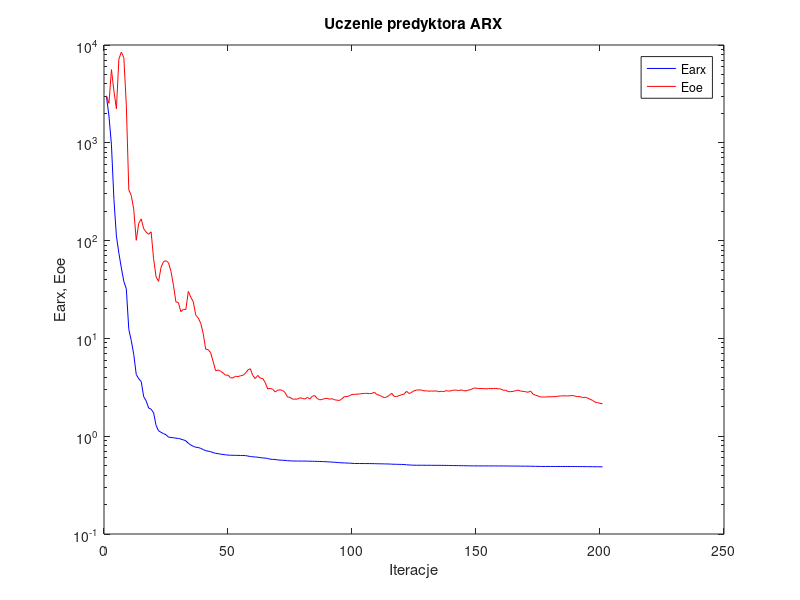
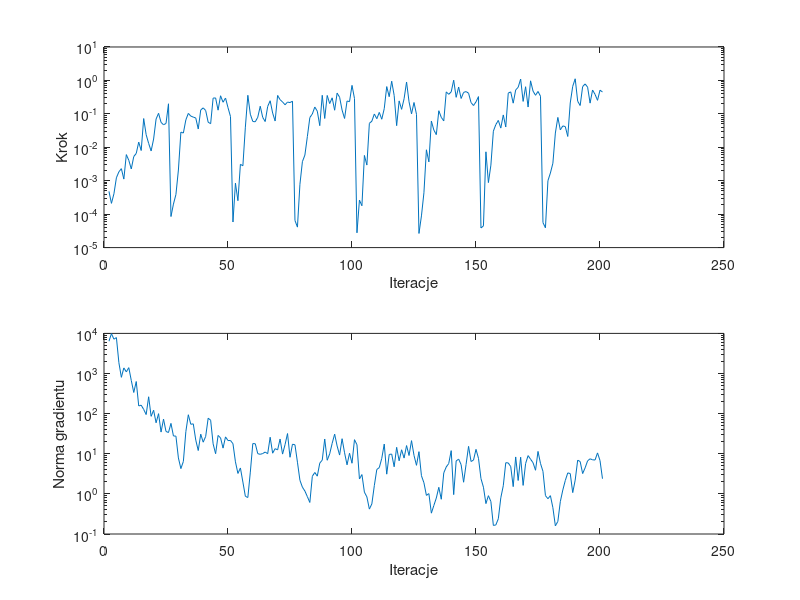

MATLAB code for these plots, in order:
%uczenie predyktora arx
clear all;
n=0; farx(n+1)=2.964415e+003; foe(n+1)=3.034098e+003; wspucz(n+1)=0.000000e+000; ng(n+1)=0.000000e+000;
%odnowa zmiennej metryki
n=1; farx(n+1)=1.879249e+003; foe(n+1)=2.535443e+003; krok(n+1)=4.794822e-004; ng(n+1)=6.381428e+003;
n=2; farx(n+1)=9.533445e+002; foe(n+1)=5.605583e+003; krok(n+1)=2.104603e-004; ng(n+1)=9.840875e+003;
n=3; farx(n+1)=2.635967e+002; foe(n+1)=3.382249e+003; krok(n+1)=4.066412e-004; ng(n+1)=7.173575e+003;
n=4; farx(n+1)=1.112812e+002; foe(n+1)=2.228027e+003; krok(n+1)=1.226042e-003; ng(n+1)=7.859807e+003;
n=5; farx(n+1)=7.431466e+001; foe(n+1)=7.206497e+003; krok(n+1)=1.846469e-003; ng(n+1)=1.861826e+003;
n=6; farx(n+1)=5.247865e+001; foe(n+1)=8.451855e+003; krok(n+1)=2.293768e-003; ng(n+1)=8.035943e+002;
n=7; farx(n+1)=3.825126e+001; foe(n+1)=7.419145e+003; krok(n+1)=1.119612e-003; ng(n+1)=1.379623e+003;
n=8; farx(n+1)=3.207848e+001; foe(n+1)=2.415897e+003; krok(n+1)=6.042575e-003; ng(n+1)=1.097598e+003;
n=9; farx(n+1)=1.236376e+001; foe(n+1)=3.300836e+002; krok(n+1)=4.077649e-003; ng(n+1)=1.400623e+003;
n=10; farx(n+1)=9.491468e+000; foe(n+1)=2.889835e+002; krok(n+1)=2.249378e-003; ng(n+1)=6.715839e+002;
n=11; farx(n+1)=6.838683e+000; foe(n+1)=2.080637e+002; krok(n+1)=5.294040e-003; ng(n+1)=3.368305e+002;
n=12; farx(n+1)=4.288497e+000; foe(n+1)=1.006375e+002; krok(n+1)=6.543079e-003; ng(n+1)=6.319240e+002;
n=13; farx(n+1)=3.862153e+000; foe(n+1)=1.500531e+002; krok(n+1)=1.429000e-002; ng(n+1)=1.555573e+002;
n=14; farx(n+1)=3.626206e+000; foe(n+1)=1.668011e+002; krok(n+1)=8.009570e-003; ng(n+1)=1.625616e+002;
n=15; farx(n+1)=2.538342e+000; foe(n+1)=1.323881e+002; krok(n+1)=7.236188e-002; ng(n+1)=1.273824e+002;
n=16; farx(n+1)=2.294743e+000; foe(n+1)=1.219557e+002; krok(n+1)=2.378377e-002; ng(n+1)=9.490307e+001;
n=17; farx(n+1)=1.941662e+000; foe(n+1)=1.162446e+002; krok(n+1)=1.308616e-002; ng(n+1)=2.632197e+002;
n=18; farx(n+1)=1.887020e+000; foe(n+1)=1.229609e+002; krok(n+1)=7.763326e-003; ng(n+1)=8.571737e+001;
n=19; farx(n+1)=1.736678e+000; foe(n+1)=6.521046e+001; krok(n+1)=1.763378e-002; ng(n+1)=1.214030e+002;
n=20; farx(n+1)=1.287320e+000; foe(n+1)=4.256385e+001; krok(n+1)=7.000904e-002; ng(n+1)=5.920247e+001;
n=21; farx(n+1)=1.135817e+000; foe(n+1)=3.824826e+001; krok(n+1)=1.039503e-001; ng(n+1)=9.990964e+001;
n=22; farx(n+1)=1.095164e+000; foe(n+1)=5.332911e+001; krok(n+1)=5.576530e-002; ng(n+1)=3.470808e+001;
n=23; farx(n+1)=1.063153e+000; foe(n+1)=6.100573e+001; krok(n+1)=4.710295e-002; ng(n+1)=7.294687e+001;
n=24; farx(n+1)=1.034992e+000; foe(n+1)=6.226324e+001; krok(n+1)=5.157588e-002; ng(n+1)=3.596941e+001;
n=25; farx(n+1)=9.787100e-001; foe(n+1)=5.945937e+001; krok(n+1)=2.002215e-001; ng(n+1)=3.385031e+001;
%odnowa zmiennej metryki
n=26; farx(n+1)=9.690664e-001; foe(n+1)=4.855417e+001; krok(n+1)=8.489916e-005; ng(n+1)=5.716660e+001;
n=27; farx(n+1)=9.648157e-001; foe(n+1)=3.503213e+001; krok(n+1)=2.002680e-004; ng(n+1)=2.776259e+001;
n=28; farx(n+1)=9.533889e-001; foe(n+1)=2.360050e+001; krok(n+1)=3.870231e-004; ng(n+1)=2.749310e+001;
n=29; farx(n+1)=9.492908e-001; foe(n+1)=2.320449e+001; krok(n+1)=2.092139e-003; ng(n+1)=7.866408e+000;
n=30; farx(n+1)=9.333623e-001; foe(n+1)=1.872281e+001; krok(n+1)=2.847182e-002; ng(n+1)=4.265785e+000;
n=31; farx(n+1)=9.181114e-001; foe(n+1)=1.984025e+001; krok(n+1)=2.667694e-002; ng(n+1)=6.429980e+000;
n=32; farx(n+1)=8.960813e-001; foe(n+1)=1.971056e+001; krok(n+1)=6.601690e-002; ng(n+1)=3.555654e+001;
n=33; farx(n+1)=8.466188e-001; foe(n+1)=3.027391e+001; krok(n+1)=1.032026e-001; ng(n+1)=9.386035e+001;
n=34; farx(n+1)=8.128722e-001; foe(n+1)=2.639302e+001; krok(n+1)=8.569436e-002; ng(n+1)=5.432235e+001;
n=35; farx(n+1)=7.873963e-001; foe(n+1)=2.370907e+001; krok(n+1)=8.000730e-002; ng(n+1)=5.564776e+001;
n=36; farx(n+1)=7.710458e-001; foe(n+1)=1.726435e+001; krok(n+1)=7.508776e-002; ng(n+1)=2.193890e+001;
n=37; farx(n+1)=7.665583e-001; foe(n+1)=1.617964e+001; krok(n+1)=3.522595e-002; ng(n+1)=1.204159e+001;
n=38; farx(n+1)=7.505639e-001; foe(n+1)=1.428909e+001; krok(n+1)=1.306634e-001; ng(n+1)=3.075577e+001;
n=39; farx(n+1)=7.314106e-001; foe(n+1)=1.121745e+001; krok(n+1)=1.510272e-001; ng(n+1)=1.943493e+001;
n=40; farx(n+1)=7.113927e-001; foe(n+1)=7.761532e+000; krok(n+1)=1.257595e-001; ng(n+1)=2.709740e+001;
n=41; farx(n+1)=7.039416e-001; foe(n+1)=7.670291e+000; krok(n+1)=5.625683e-002; ng(n+1)=7.685548e+001;
n=42; farx(n+1)=6.935030e-001; foe(n+1)=7.132054e+000; krok(n+1)=5.079872e-002; ng(n+1)=6.858729e+001;
n=43; farx(n+1)=6.803378e-001; foe(n+1)=5.827348e+000; krok(n+1)=2.954196e-001; ng(n+1)=1.765163e+001;
n=44; farx(n+1)=6.684759e-001; foe(n+1)=4.671803e+000; krok(n+1)=2.994154e-001; ng(n+1)=1.002325e+001;
n=45; farx(n+1)=6.630740e-001; foe(n+1)=4.751184e+000; krok(n+1)=1.288588e-001; ng(n+1)=2.860461e+001;
n=46; farx(n+1)=6.552681e-001; foe(n+1)=4.623648e+000; krok(n+1)=3.477470e-001; ng(n+1)=2.487992e+001;
n=47; farx(n+1)=6.504251e-001; foe(n+1)=4.436563e+000; krok(n+1)=2.224394e-001; ng(n+1)=1.381470e+001;
n=48; farx(n+1)=6.449158e-001; foe(n+1)=4.208926e+000; krok(n+1)=2.972657e-001; ng(n+1)=2.634026e+001;
n=49; farx(n+1)=6.412916e-001; foe(n+1)=4.213265e+000; krok(n+1)=1.533474e-001; ng(n+1)=2.131763e+001;
n=50; farx(n+1)=6.387534e-001; foe(n+1)=3.950325e+000; krok(n+1)=8.333356e-002; ng(n+1)=2.141812e+001;
%odnowa zmiennej metryki
n=51; farx(n+1)=6.381207e-001; foe(n+1)=3.943336e+000; krok(n+1)=5.823171e-005; ng(n+1)=1.780853e+001;
n=52; farx(n+1)=6.370402e-001; foe(n+1)=4.103580e+000; krok(n+1)=8.471113e-004; ng(n+1)=6.285521e+000;
n=53; farx(n+1)=6.369444e-001; foe(n+1)=4.072445e+000; krok(n+1)=2.526617e-004; ng(n+1)=3.230597e+000;
n=54; farx(n+1)=6.348695e-001; foe(n+1)=4.143355e+000; krok(n+1)=3.096185e-003; ng(n+1)=4.428263e+000;
n=55; farx(n+1)=6.345411e-001; foe(n+1)=4.196946e+000; krok(n+1)=2.804162e-003; ng(n+1)=1.973160e+000;
n=56; farx(n+1)=6.336698e-001; foe(n+1)=4.390307e+000; krok(n+1)=4.000365e-002; ng(n+1)=8.699284e-001;
n=57; farx(n+1)=6.266654e-001; foe(n+1)=4.753306e+000; krok(n+1)=3.589369e-001; ng(n+1)=8.118026e-001;
n=58; farx(n+1)=6.200380e-001; foe(n+1)=4.895924e+000; krok(n+1)=9.759878e-002; ng(n+1)=3.490669e+000;
n=59; farx(n+1)=6.154734e-001; foe(n+1)=4.177351e+000; krok(n+1)=5.918252e-002; ng(n+1)=1.795194e+001;
n=60; farx(n+1)=6.129915e-001; foe(n+1)=3.883144e+000; krok(n+1)=5.793922e-002; ng(n+1)=1.777373e+001;
n=61; farx(n+1)=6.097984e-001; foe(n+1)=4.183561e+000; krok(n+1)=7.919636e-002; ng(n+1)=1.005546e+001;
n=62; farx(n+1)=6.037365e-001; foe(n+1)=3.920495e+000; krok(n+1)=1.690558e-001; ng(n+1)=9.678151e+000;
n=63; farx(n+1)=5.996780e-001; foe(n+1)=3.894896e+000; krok(n+1)=7.815941e-002; ng(n+1)=1.013984e+001;
n=64; farx(n+1)=5.970805e-001; foe(n+1)=3.539490e+000; krok(n+1)=5.893163e-002; ng(n+1)=1.103271e+001;
n=65; farx(n+1)=5.919320e-001; foe(n+1)=3.040669e+000; krok(n+1)=1.666671e-001; ng(n+1)=1.004436e+001;
n=66; farx(n+1)=5.826141e-001; foe(n+1)=3.084958e+000; krok(n+1)=2.465387e-001; ng(n+1)=2.580357e+001;
n=67; farx(n+1)=5.790951e-001; foe(n+1)=3.023186e+000; krok(n+1)=1.057059e-001; ng(n+1)=1.032630e+001;
n=68; farx(n+1)=5.778237e-001; foe(n+1)=2.835011e+000; krok(n+1)=6.105720e-002; ng(n+1)=1.341913e+001;
n=69; farx(n+1)=5.726251e-001; foe(n+1)=2.948616e+000; krok(n+1)=3.550835e-001; ng(n+1)=1.245278e+001;
n=70; farx(n+1)=5.695554e-001; foe(n+1)=2.977892e+000; krok(n+1)=2.656312e-001; ng(n+1)=2.327096e+001;
n=71; farx(n+1)=5.678823e-001; foe(n+1)=2.941406e+000; krok(n+1)=2.268451e-001; ng(n+1)=9.810723e+000;
n=72; farx(n+1)=5.656243e-001; foe(n+1)=2.793889e+000; krok(n+1)=1.869994e-001; ng(n+1)=1.690253e+001;
n=73; farx(n+1)=5.619586e-001; foe(n+1)=2.517981e+000; krok(n+1)=2.249366e-001; ng(n+1)=3.190799e+001;
n=74; farx(n+1)=5.600292e-001; foe(n+1)=2.495980e+000; krok(n+1)=2.176076e-001; ng(n+1)=8.182811e+000;
n=75; farx(n+1)=5.578294e-001; foe(n+1)=2.394239e+000; krok(n+1)=2.393567e-001; ng(n+1)=1.729907e+001;
%odnowa zmiennej metryki
n=76; farx(n+1)=5.572125e-001; foe(n+1)=2.395385e+000; krok(n+1)=6.485137e-005; ng(n+1)=1.670841e+001;
n=77; farx(n+1)=5.571673e-001; foe(n+1)=2.394568e+000; krok(n+1)=4.095955e-005; ng(n+1)=6.162443e+000;
n=78; farx(n+1)=5.570452e-001; foe(n+1)=2.468616e+000; krok(n+1)=7.819157e-004; ng(n+1)=2.185352e+000;
n=79; farx(n+1)=5.568185e-001; foe(n+1)=2.439705e+000; krok(n+1)=3.722051e-003; ng(n+1)=1.470997e+000;
n=80; farx(n+1)=5.564618e-001; foe(n+1)=2.394213e+000; krok(n+1)=5.836445e-003; ng(n+1)=1.178498e+000;
n=81; farx(n+1)=5.559886e-001; foe(n+1)=2.496404e+000; krok(n+1)=2.091551e-002; ng(n+1)=8.531291e-001;
n=82; farx(n+1)=5.552771e-001; foe(n+1)=2.398245e+000; krok(n+1)=7.763187e-002; ng(n+1)=6.111766e-001;
n=83; farx(n+1)=5.543322e-001; foe(n+1)=2.563347e+000; krok(n+1)=9.909413e-002; ng(n+1)=2.743826e+000;
n=84; farx(n+1)=5.535086e-001; foe(n+1)=2.601940e+000; krok(n+1)=1.601162e-001; ng(n+1)=3.417738e+000;
n=85; farx(n+1)=5.527575e-001; foe(n+1)=2.425731e+000; krok(n+1)=1.204927e-001; ng(n+1)=2.765170e+000;
n=86; farx(n+1)=5.519536e-001; foe(n+1)=2.355544e+000; krok(n+1)=4.438543e-002; ng(n+1)=5.843110e+000;
n=87; farx(n+1)=5.503409e-001; foe(n+1)=2.376011e+000; krok(n+1)=3.589327e-001; ng(n+1)=6.935114e+000;
n=88; farx(n+1)=5.492734e-001; foe(n+1)=2.430669e+000; krok(n+1)=7.277208e-002; ng(n+1)=2.331457e+001;
n=89; farx(n+1)=5.475057e-001; foe(n+1)=2.434115e+000; krok(n+1)=3.550835e-001; ng(n+1)=6.890985e+000;
n=90; farx(n+1)=5.456127e-001; foe(n+1)=2.392268e+000; krok(n+1)=2.031949e-001; ng(n+1)=9.947151e+000;
n=91; farx(n+1)=5.433729e-001; foe(n+1)=2.415386e+000; krok(n+1)=3.017106e-001; ng(n+1)=1.817970e+001;
n=92; farx(n+1)=5.415908e-001; foe(n+1)=2.359088e+000; krok(n+1)=1.283701e-001; ng(n+1)=3.083836e+001;
n=93; farx(n+1)=5.385632e-001; foe(n+1)=2.332792e+000; krok(n+1)=4.178411e-001; ng(n+1)=1.562266e+001;
n=94; farx(n+1)=5.363040e-001; foe(n+1)=2.320509e+000; krok(n+1)=3.146509e-001; ng(n+1)=9.280914e+000;
n=95; farx(n+1)=5.340230e-001; foe(n+1)=2.419551e+000; krok(n+1)=1.293628e-001; ng(n+1)=2.371944e+001;
n=96; farx(n+1)=5.332029e-001; foe(n+1)=2.543048e+000; krok(n+1)=7.277208e-002; ng(n+1)=1.059181e+001;
n=97; farx(n+1)=5.317584e-001; foe(n+1)=2.539522e+000; krok(n+1)=2.421357e-001; ng(n+1)=5.301562e+000;
n=98; farx(n+1)=5.304622e-001; foe(n+1)=2.592437e+000; krok(n+1)=2.317569e-001; ng(n+1)=1.030395e+001;
n=99; farx(n+1)=5.282282e-001; foe(n+1)=2.672680e+000; krok(n+1)=7.113726e-001; ng(n+1)=5.806839e+000;
n=100; farx(n+1)=5.258414e-001; foe(n+1)=2.677748e+000; krok(n+1)=2.876382e-001; ng(n+1)=2.245905e+001;
%odnowa zmiennej metryki
n=101; farx(n+1)=5.255997e-001; foe(n+1)=2.687605e+000; krok(n+1)=2.769106e-005; ng(n+1)=1.680565e+001;
n=102; farx(n+1)=5.255577e-001; foe(n+1)=2.704336e+000; krok(n+1)=2.625683e-004; ng(n+1)=2.355296e+000;
n=103; farx(n+1)=5.255016e-001; foe(n+1)=2.726436e+000; krok(n+1)=1.784716e-004; ng(n+1)=3.028808e+000;
n=104; farx(n+1)=5.252761e-001; foe(n+1)=2.737568e+000; krok(n+1)=5.711090e-003; ng(n+1)=1.103572e+000;
n=105; farx(n+1)=5.252038e-001; foe(n+1)=2.743328e+000; krok(n+1)=2.939560e-003; ng(n+1)=8.417279e-001;
n=106; farx(n+1)=5.249129e-001; foe(n+1)=2.727872e+000; krok(n+1)=5.213103e-002; ng(n+1)=4.177341e-001;
n=107; farx(n+1)=5.245604e-001; foe(n+1)=2.735849e+000; krok(n+1)=6.024636e-002; ng(n+1)=5.624722e-001;
n=108; farx(n+1)=5.237155e-001; foe(n+1)=2.817282e+000; krok(n+1)=9.907791e-002; ng(n+1)=1.605786e+000;
n=109; farx(n+1)=5.229222e-001; foe(n+1)=2.671648e+000; krok(n+1)=7.158549e-002; ng(n+1)=4.061921e+000;
n=110; farx(n+1)=5.223007e-001; foe(n+1)=2.629227e+000; krok(n+1)=1.104861e-001; ng(n+1)=4.513211e+000;
n=111; farx(n+1)=5.217097e-001; foe(n+1)=2.549102e+000; krok(n+1)=6.900644e-002; ng(n+1)=7.683343e+000;
n=112; farx(n+1)=5.211379e-001; foe(n+1)=2.481546e+000; krok(n+1)=1.431809e-001; ng(n+1)=1.746318e+001;
n=113; farx(n+1)=5.203178e-001; foe(n+1)=2.517203e+000; krok(n+1)=6.537835e-001; ng(n+1)=3.102028e+000;
n=114; farx(n+1)=5.197155e-001; foe(n+1)=2.618578e+000; krok(n+1)=3.261226e-001; ng(n+1)=9.606404e+000;
n=115; farx(n+1)=5.178008e-001; foe(n+1)=2.747798e+000; krok(n+1)=9.471081e-001; ng(n+1)=9.845521e+000;
n=116; farx(n+1)=5.165909e-001; foe(n+1)=2.553279e+000; krok(n+1)=3.550835e-001; ng(n+1)=4.739561e+000;
n=117; farx(n+1)=5.161548e-001; foe(n+1)=2.546689e+000; krok(n+1)=4.438543e-002; ng(n+1)=1.446993e+001;
n=118; farx(n+1)=5.154139e-001; foe(n+1)=2.599797e+000; krok(n+1)=2.440798e-001; ng(n+1)=6.676542e+000;
n=119; farx(n+1)=5.144310e-001; foe(n+1)=2.657351e+000; krok(n+1)=1.362955e-001; ng(n+1)=1.257121e+001;
n=120; farx(n+1)=5.132828e-001; foe(n+1)=2.692775e+000; krok(n+1)=2.828655e-001; ng(n+1)=7.797013e+000;
n=121; farx(n+1)=5.103805e-001; foe(n+1)=2.880622e+000; krok(n+1)=8.970072e-001; ng(n+1)=1.600310e+001;
n=122; farx(n+1)=5.080730e-001; foe(n+1)=2.732702e+000; krok(n+1)=2.293950e-001; ng(n+1)=9.045083e+000;
n=123; farx(n+1)=5.065119e-001; foe(n+1)=2.799878e+000; krok(n+1)=1.001107e-001; ng(n+1)=2.122328e+001;
n=124; farx(n+1)=5.052567e-001; foe(n+1)=2.913534e+000; krok(n+1)=2.186494e-001; ng(n+1)=9.103136e+000;
n=125; farx(n+1)=5.048307e-001; foe(n+1)=2.962059e+000; krok(n+1)=9.704432e-002; ng(n+1)=5.149672e+000;
%odnowa zmiennej metryki
n=126; farx(n+1)=5.047367e-001; foe(n+1)=2.972513e+000; krok(n+1)=2.648762e-005; ng(n+1)=1.128517e+001;
n=127; farx(n+1)=5.047162e-001; foe(n+1)=2.969202e+000; krok(n+1)=8.876552e-005; ng(n+1)=2.833123e+000;
n=128; farx(n+1)=5.046646e-001; foe(n+1)=2.906139e+000; krok(n+1)=4.356528e-004; ng(n+1)=1.894923e+000;
n=129; farx(n+1)=5.044006e-001; foe(n+1)=2.913628e+000; krok(n+1)=8.420994e-003; ng(n+1)=9.165623e-001;
n=130; farx(n+1)=5.042638e-001; foe(n+1)=2.884291e+000; krok(n+1)=3.660956e-003; ng(n+1)=1.017067e+000;
n=131; farx(n+1)=5.040675e-001; foe(n+1)=2.899090e+000; krok(n+1)=6.101994e-002; ng(n+1)=3.307928e-001;
n=132; farx(n+1)=5.038124e-001; foe(n+1)=2.888861e+000; krok(n+1)=3.276344e-002; ng(n+1)=5.139119e-001;
n=133; farx(n+1)=5.036763e-001; foe(n+1)=2.909109e+000; krok(n+1)=2.392889e-002; ng(n+1)=7.899281e-001;
n=134; farx(n+1)=5.035475e-001; foe(n+1)=2.851489e+000; krok(n+1)=1.241227e-001; ng(n+1)=1.457917e+000;
n=135; farx(n+1)=5.033172e-001; foe(n+1)=2.878827e+000; krok(n+1)=7.864394e-002; ng(n+1)=7.343068e-001;
n=136; farx(n+1)=5.032240e-001; foe(n+1)=2.862121e+000; krok(n+1)=6.173004e-002; ng(n+1)=3.337251e+000;
n=137; farx(n+1)=5.026727e-001; foe(n+1)=2.921648e+000; krok(n+1)=4.536903e-001; ng(n+1)=4.687766e+000;
n=138; farx(n+1)=5.020094e-001; foe(n+1)=2.889527e+000; krok(n+1)=3.838379e-001; ng(n+1)=5.700593e+000;
n=139; farx(n+1)=5.013729e-001; foe(n+1)=2.918756e+000; krok(n+1)=4.536903e-001; ng(n+1)=1.196342e+001;
n=140; farx(n+1)=5.008276e-001; foe(n+1)=2.959050e+000; krok(n+1)=1.015268e+000; ng(n+1)=9.592881e-001;
n=141; farx(n+1)=5.005029e-001; foe(n+1)=2.960981e+000; krok(n+1)=3.123324e-001; ng(n+1)=6.614177e+000;
n=142; farx(n+1)=4.998041e-001; foe(n+1)=2.923201e+000; krok(n+1)=6.349517e-001; ng(n+1)=7.361417e+000;
n=143; farx(n+1)=4.995030e-001; foe(n+1)=2.978832e+000; krok(n+1)=2.881627e-001; ng(n+1)=5.354145e+000;
n=144; farx(n+1)=4.992251e-001; foe(n+1)=2.921525e+000; krok(n+1)=4.386596e-001; ng(n+1)=1.951846e+000;
n=145; farx(n+1)=4.988579e-001; foe(n+1)=2.906729e+000; krok(n+1)=4.635137e-001; ng(n+1)=5.426184e+000;
n=146; farx(n+1)=4.981065e-001; foe(n+1)=2.964308e+000; krok(n+1)=4.144507e-001; ng(n+1)=1.529510e+001;
n=147; farx(n+1)=4.977397e-001; foe(n+1)=2.999636e+000; krok(n+1)=2.176076e-001; ng(n+1)=6.412607e+000;
n=148; farx(n+1)=4.974745e-001; foe(n+1)=3.101237e+000; krok(n+1)=1.775417e-001; ng(n+1)=6.970683e+000;
n=149; farx(n+1)=4.971215e-001; foe(n+1)=3.100394e+000; krok(n+1)=2.288809e-001; ng(n+1)=1.288467e+001;
n=150; farx(n+1)=4.967906e-001; foe(n+1)=3.070541e+000; krok(n+1)=3.282103e-001; ng(n+1)=7.702678e+000;
%odnowa zmiennej metryki
n=151; farx(n+1)=4.967815e-001; foe(n+1)=3.068399e+000; krok(n+1)=3.858161e-005; ng(n+1)=2.407944e+000;
n=152; farx(n+1)=4.967787e-001; foe(n+1)=3.070552e+000; krok(n+1)=4.461789e-005; ng(n+1)=1.467143e+000;
n=153; farx(n+1)=4.967089e-001; foe(n+1)=3.049299e+000; krok(n+1)=7.321912e-003; ng(n+1)=5.724131e-001;
n=154; farx(n+1)=4.966878e-001; foe(n+1)=3.069996e+000; krok(n+1)=8.790130e-004; ng(n+1)=9.024685e-001;
n=155; farx(n+1)=4.966495e-001; foe(n+1)=3.068553e+000; krok(n+1)=2.924832e-003; ng(n+1)=6.455147e-001;
n=156; farx(n+1)=4.966223e-001; foe(n+1)=3.065958e+000; krok(n+1)=3.034235e-002; ng(n+1)=1.634950e-001;
n=157; farx(n+1)=4.965878e-001; foe(n+1)=3.084633e+000; krok(n+1)=4.785778e-002; ng(n+1)=1.683618e-001;
n=158; farx(n+1)=4.964662e-001; foe(n+1)=3.055330e+000; krok(n+1)=6.363658e-002; ng(n+1)=2.402651e-001;
n=159; farx(n+1)=4.964118e-001; foe(n+1)=3.038781e+000; krok(n+1)=3.751412e-002; ng(n+1)=7.992119e-001;
n=160; farx(n+1)=4.962392e-001; foe(n+1)=2.950134e+000; krok(n+1)=9.282613e-002; ng(n+1)=1.596160e+000;
n=161; farx(n+1)=4.962082e-001; foe(n+1)=2.953441e+000; krok(n+1)=4.048730e-002; ng(n+1)=5.982767e+000;
n=162; farx(n+1)=4.957410e-001; foe(n+1)=2.852475e+000; krok(n+1)=4.164005e-001; ng(n+1)=5.906763e+000;
n=163; farx(n+1)=4.954634e-001; foe(n+1)=2.856296e+000; krok(n+1)=4.543926e-001; ng(n+1)=4.779807e+000;
n=164; farx(n+1)=4.952874e-001; foe(n+1)=2.872237e+000; krok(n+1)=2.088018e-001; ng(n+1)=1.516980e+000;
n=165; farx(n+1)=4.950357e-001; foe(n+1)=2.922748e+000; krok(n+1)=5.183452e-001; ng(n+1)=8.331084e+000;
n=166; farx(n+1)=4.947360e-001; foe(n+1)=2.963239e+000; krok(n+1)=6.233058e-001; ng(n+1)=2.156444e+000;
n=167; farx(n+1)=4.943175e-001; foe(n+1)=2.891858e+000; krok(n+1)=1.096368e+000; ng(n+1)=8.207440e+000;
n=168; farx(n+1)=4.942191e-001; foe(n+1)=2.872884e+000; krok(n+1)=2.357265e-001; ng(n+1)=1.627697e+000;
n=169; farx(n+1)=4.937622e-001; foe(n+1)=2.851379e+000; krok(n+1)=6.477968e-001; ng(n+1)=5.701077e+000;
n=170; farx(n+1)=4.935310e-001; foe(n+1)=2.811285e+000; krok(n+1)=1.600146e-001; ng(n+1)=8.995845e+000;
n=171; farx(n+1)=4.930120e-001; foe(n+1)=2.896590e+000; krok(n+1)=9.727120e-001; ng(n+1)=7.309252e+000;
n=172; farx(n+1)=4.925745e-001; foe(n+1)=2.692416e+000; krok(n+1)=4.787134e-001; ng(n+1)=5.986519e+000;
n=173; farx(n+1)=4.920575e-001; foe(n+1)=2.626529e+000; krok(n+1)=3.589327e-001; ng(n+1)=3.880855e+000;
n=174; farx(n+1)=4.914132e-001; foe(n+1)=2.577337e+000; krok(n+1)=4.681360e-001; ng(n+1)=1.144147e+001;
n=175; farx(n+1)=4.905585e-001; foe(n+1)=2.519851e+000; krok(n+1)=3.371762e-001; ng(n+1)=5.743533e+000;
%odnowa zmiennej metryki
n=176; farx(n+1)=4.905276e-001; foe(n+1)=2.515648e+000; krok(n+1)=5.596626e-005; ng(n+1)=3.645971e+000;
n=177; farx(n+1)=4.905267e-001; foe(n+1)=2.515012e+000; krok(n+1)=3.909086e-005; ng(n+1)=9.052741e-001;
n=178; farx(n+1)=4.905079e-001; foe(n+1)=2.533580e+000; krok(n+1)=1.000424e-003; ng(n+1)=7.582608e-001;
n=179; farx(n+1)=4.904650e-001; foe(n+1)=2.527610e+000; krok(n+1)=1.704574e-003; ng(n+1)=9.022802e-001;
n=180; farx(n+1)=4.904433e-001; foe(n+1)=2.539461e+000; krok(n+1)=3.334617e-003; ng(n+1)=4.526612e-001;
n=181; farx(n+1)=4.904214e-001; foe(n+1)=2.535738e+000; krok(n+1)=2.667694e-002; ng(n+1)=1.597324e-001;
n=182; farx(n+1)=4.903245e-001; foe(n+1)=2.567101e+000; krok(n+1)=7.822596e-002; ng(n+1)=2.056754e-001;
n=183; farx(n+1)=4.902679e-001; foe(n+1)=2.577205e+000; krok(n+1)=3.329740e-002; ng(n+1)=6.423077e-001;
n=184; farx(n+1)=4.901866e-001; foe(n+1)=2.585093e+000; krok(n+1)=4.356626e-002; ng(n+1)=1.246376e+000;
n=185; farx(n+1)=4.901118e-001; foe(n+1)=2.587253e+000; krok(n+1)=4.161404e-002; ng(n+1)=2.150917e+000;
n=186; farx(n+1)=4.900915e-001; foe(n+1)=2.578921e+000; krok(n+1)=2.107682e-002; ng(n+1)=3.332456e+000;
n=187; farx(n+1)=4.900041e-001; foe(n+1)=2.596016e+000; krok(n+1)=2.114442e-001; ng(n+1)=3.209555e+000;
n=188; farx(n+1)=4.897813e-001; foe(n+1)=2.609790e+000; krok(n+1)=6.665509e-001; ng(n+1)=1.075657e+000;
n=189; farx(n+1)=4.894559e-001; foe(n+1)=2.564849e+000; krok(n+1)=1.119298e+000; ng(n+1)=2.210975e+000;
n=190; farx(n+1)=4.892830e-001; foe(n+1)=2.542380e+000; krok(n+1)=2.385171e-001; ng(n+1)=6.927711e+000;
n=191; farx(n+1)=4.891977e-001; foe(n+1)=2.538672e+000; krok(n+1)=1.775417e-001; ng(n+1)=6.396391e+000;
n=192; farx(n+1)=4.889496e-001; foe(n+1)=2.483858e+000; krok(n+1)=6.537835e-001; ng(n+1)=3.207122e+000;
n=193; farx(n+1)=4.886683e-001; foe(n+1)=2.500659e+000; krok(n+1)=7.847380e-001; ng(n+1)=4.459600e+000;
n=194; farx(n+1)=4.883143e-001; foe(n+1)=2.453711e+000; krok(n+1)=6.290754e-001; ng(n+1)=6.656751e+000;
n=195; farx(n+1)=4.881068e-001; foe(n+1)=2.389564e+000; krok(n+1)=2.093785e-001; ng(n+1)=7.494518e+000;
n=196; farx(n+1)=4.878042e-001; foe(n+1)=2.320854e+000; krok(n+1)=5.166865e-001; ng(n+1)=7.066592e+000;
n=197; farx(n+1)=4.874236e-001; foe(n+1)=2.228188e+000; krok(n+1)=3.828623e-001; ng(n+1)=6.986842e+000;
n=198; farx(n+1)=4.871512e-001; foe(n+1)=2.208729e+000; krok(n+1)=2.538171e-001; ng(n+1)=1.050465e+001;
n=199; farx(n+1)=4.867307e-001; foe(n+1)=2.170177e+000; krok(n+1)=5.108389e-001; ng(n+1)=6.775081e+000;
n=200; farx(n+1)=4.863045e-001; foe(n+1)=2.145942e+000; krok(n+1)=4.500546e-001; ng(n+1)=2.388181e+000;

figure; semilogy(farx,'b'); hold on; semilogy(foe,'r'); xlabel('Iteracje'); ylabel('Earx, Eoe'); legend('Earx','Eoe'); title('Uczenie predyktora ARX');
figure; subplot(2,1,1); semilogy(krok); xlabel('Iteracje'); ylabel('Krok');
subplot(2,1,2); semilogy(ng); xlabel('Iteracje'); ylabel('Norma gradientu');
Earx=farx(n+1)
Eoe=foe(n+1)
